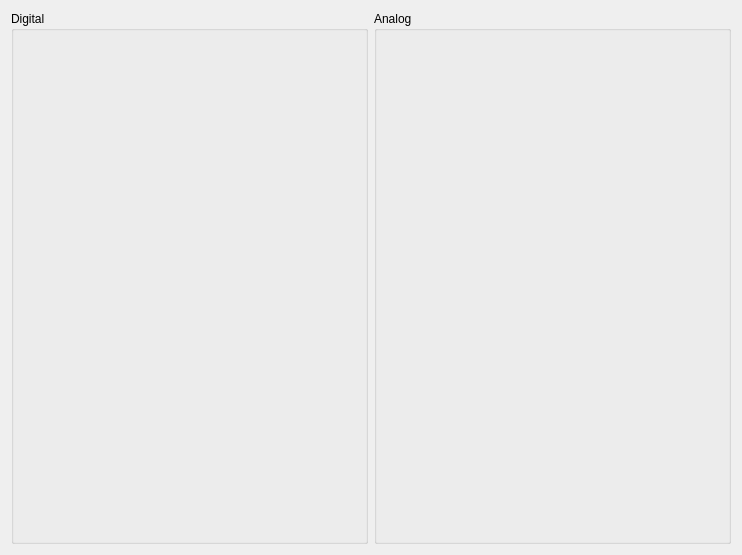
<?xml version="1.0" encoding="UTF-8"?>
<ui version="4.0">
 <class>RuntimeSim</class>
 <widget class="QWidget" name="RuntimeSim">
  <property name="geometry">
   <rect>
    <x>0</x>
    <y>0</y>
    <width>742</width>
    <height>555</height>
   </rect>
  </property>
  <property name="windowTitle">
   <string>RuntimeSim</string>
  </property>
  <layout class="QVBoxLayout" name="verticalLayout">
   <item>
    <layout class="QHBoxLayout" name="horizontalLayout">
     <item>
      <widget class="QGroupBox" name="gbDigital">
       <property name="title">
        <string>Digital</string>
       </property>
       <layout class="QVBoxLayout" name="verticalLayout_2">
        <item>
         <layout class="QVBoxLayout" name="ltDigital"/>
        </item>
        <item>
         <spacer name="verticalSpacer">
          <property name="orientation">
           <enum>Qt::Vertical</enum>
          </property>
          <property name="sizeHint" stdset="0">
           <size>
            <width>88</width>
            <height>479</height>
           </size>
          </property>
         </spacer>
        </item>
       </layout>
      </widget>
     </item>
     <item>
      <widget class="QGroupBox" name="gbAnalog">
       <property name="title">
        <string>Analog</string>
       </property>
       <layout class="QVBoxLayout" name="verticalLayout_3">
        <item>
         <layout class="QVBoxLayout" name="ltAnalog"/>
        </item>
        <item>
         <spacer name="verticalSpacer_2">
          <property name="orientation">
           <enum>Qt::Vertical</enum>
          </property>
          <property name="sizeHint" stdset="0">
           <size>
            <width>88</width>
            <height>479</height>
           </size>
          </property>
         </spacer>
        </item>
       </layout>
      </widget>
     </item>
    </layout>
   </item>
  </layout>
 </widget>
 <resources/>
 <connections/>
</ui>
